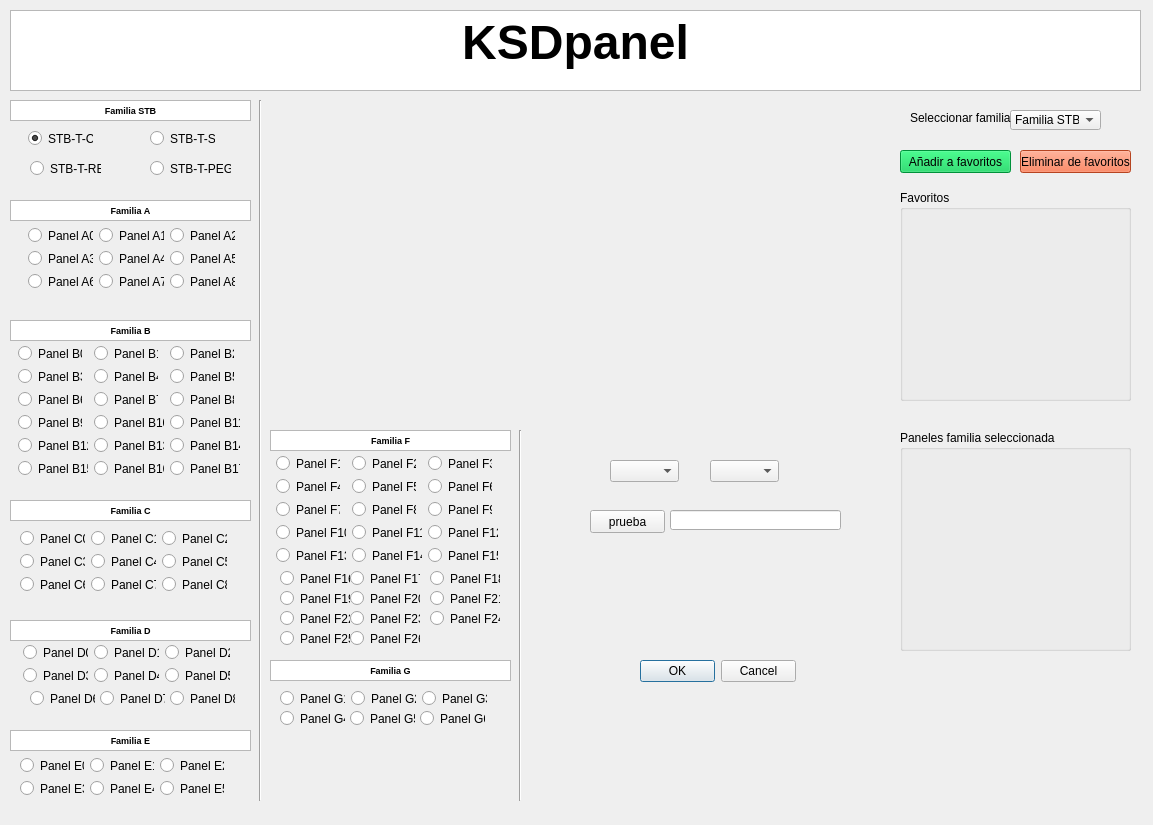
<?xml version="1.0" encoding="UTF-8"?>
<ui version="4.0">
 <class>MyPositionDialog</class>
 <widget class="QDialog" name="MyPositionDialog">
  <property name="geometry">
   <rect>
    <x>0</x>
    <y>0</y>
    <width>1153</width>
    <height>825</height>
   </rect>
  </property>
  <property name="windowTitle">
   <string>Enter Position</string>
  </property>
  <widget class="QDialogButtonBox" name="buttonBox">
   <property name="geometry">
    <rect>
     <x>640</x>
     <y>660</y>
     <width>156</width>
     <height>23</height>
    </rect>
   </property>
   <property name="orientation">
    <enum>Qt::Horizontal</enum>
   </property>
   <property name="standardButtons">
    <set>QDialogButtonBox::Cancel|QDialogButtonBox::Ok</set>
   </property>
  </widget>
  <widget class="QTextBrowser" name="textBrowser">
   <property name="geometry">
    <rect>
     <x>10</x>
     <y>10</y>
     <width>1131</width>
     <height>81</height>
    </rect>
   </property>
   <property name="html">
    <string>&lt;!DOCTYPE HTML PUBLIC &quot;-//W3C//DTD HTML 4.0//EN&quot; &quot;http://www.w3.org/TR/REC-html40/strict.dtd&quot;&gt;
&lt;html&gt;&lt;head&gt;&lt;meta name=&quot;qrichtext&quot; content=&quot;1&quot; /&gt;&lt;style type=&quot;text/css&quot;&gt;
p, li { white-space: pre-wrap; }
&lt;/style&gt;&lt;/head&gt;&lt;body style=&quot; font-family:'MS Shell Dlg 2'; font-size:8.25pt; font-weight:400; font-style:normal;&quot;&gt;
&lt;p align=&quot;center&quot; style=&quot; margin-top:0px; margin-bottom:0px; margin-left:0px; margin-right:0px; -qt-block-indent:0; text-indent:0px;&quot;&gt;&lt;span style=&quot; font-size:36pt; font-weight:600;&quot;&gt;KSDpanel&lt;/span&gt;&lt;/p&gt;&lt;/body&gt;&lt;/html&gt;</string>
   </property>
  </widget>
  <widget class="QComboBox" name="modeloPanelUI">
   <property name="geometry">
    <rect>
     <x>1010</x>
     <y>110</y>
     <width>91</width>
     <height>20</height>
    </rect>
   </property>
   <item>
    <property name="text">
     <string>Familia STB</string>
    </property>
   </item>
   <item>
    <property name="text">
     <string>Familia A</string>
    </property>
   </item>
   <item>
    <property name="text">
     <string>Familia B</string>
    </property>
   </item>
   <item>
    <property name="text">
     <string>Familia C</string>
    </property>
   </item>
   <item>
    <property name="text">
     <string>Familia D</string>
    </property>
   </item>
   <item>
    <property name="text">
     <string>Familia E</string>
    </property>
   </item>
   <item>
    <property name="text">
     <string>Familia F</string>
    </property>
   </item>
   <item>
    <property name="text">
     <string>Familia G</string>
    </property>
   </item>
  </widget>
  <widget class="Line" name="line_2">
   <property name="geometry">
    <rect>
     <x>250</x>
     <y>100</y>
     <width>20</width>
     <height>701</height>
    </rect>
   </property>
   <property name="orientation">
    <enum>Qt::Vertical</enum>
   </property>
  </widget>
  <widget class="QLabel" name="imagenPanelUI">
   <property name="geometry">
    <rect>
     <x>280</x>
     <y>110</y>
     <width>581</width>
     <height>311</height>
    </rect>
   </property>
   <property name="text">
    <string/>
   </property>
   <property name="pixmap">
    <pixmap>../../../../../../../Users/Desarrollo/Desktop/PANELES COMPOSITE/IMAGENES/Imagenes A/REF_AH.jpg</pixmap>
   </property>
   <property name="scaledContents">
    <bool>true</bool>
   </property>
   <property name="wordWrap">
    <bool>false</bool>
   </property>
   <property name="margin">
    <number>0</number>
   </property>
   <property name="openExternalLinks">
    <bool>false</bool>
   </property>
  </widget>
  <widget class="QLabel" name="label">
   <property name="geometry">
    <rect>
     <x>910</x>
     <y>110</y>
     <width>101</width>
     <height>16</height>
    </rect>
   </property>
   <property name="text">
    <string>Seleccionar familia:</string>
   </property>
  </widget>
  <widget class="QPushButton" name="anadirFavoritos">
   <property name="geometry">
    <rect>
     <x>900</x>
     <y>150</y>
     <width>111</width>
     <height>23</height>
    </rect>
   </property>
   <property name="styleSheet">
    <string notr="true">background-color: rgb(0, 203, 81);</string>
   </property>
   <property name="text">
    <string>Añadir a favoritos</string>
   </property>
  </widget>
  <widget class="QPushButton" name="eliminarFavoritos">
   <property name="geometry">
    <rect>
     <x>1020</x>
     <y>150</y>
     <width>111</width>
     <height>23</height>
    </rect>
   </property>
   <property name="styleSheet">
    <string notr="true">background-color: rgb(255, 95, 46);</string>
   </property>
   <property name="text">
    <string>Eliminar de favoritos</string>
   </property>
  </widget>
  <widget class="QGroupBox" name="groupBox_3">
   <property name="geometry">
    <rect>
     <x>900</x>
     <y>190</y>
     <width>231</width>
     <height>211</height>
    </rect>
   </property>
   <property name="title">
    <string>Favoritos</string>
   </property>
  </widget>
  <widget class="QGroupBox" name="groupBox_4">
   <property name="geometry">
    <rect>
     <x>900</x>
     <y>430</y>
     <width>231</width>
     <height>221</height>
    </rect>
   </property>
   <property name="title">
    <string>Paneles familia seleccionada</string>
   </property>
  </widget>
  <widget class="QTextBrowser" name="textBrowser_2">
   <property name="geometry">
    <rect>
     <x>10</x>
     <y>200</y>
     <width>241</width>
     <height>21</height>
    </rect>
   </property>
   <property name="readOnly">
    <bool>true</bool>
   </property>
   <property name="html">
    <string>&lt;!DOCTYPE HTML PUBLIC &quot;-//W3C//DTD HTML 4.0//EN&quot; &quot;http://www.w3.org/TR/REC-html40/strict.dtd&quot;&gt;
&lt;html&gt;&lt;head&gt;&lt;meta name=&quot;qrichtext&quot; content=&quot;1&quot; /&gt;&lt;style type=&quot;text/css&quot;&gt;
p, li { white-space: pre-wrap; }
&lt;/style&gt;&lt;/head&gt;&lt;body style=&quot; font-family:'MS Shell Dlg 2'; font-size:8.25pt; font-weight:400; font-style:normal;&quot;&gt;
&lt;p align=&quot;center&quot; style=&quot; margin-top:0px; margin-bottom:0px; margin-left:0px; margin-right:0px; -qt-block-indent:0; text-indent:0px;&quot;&gt;&lt;span style=&quot; font-size:7pt; font-weight:600;&quot;&gt;Familia A&lt;/span&gt;&lt;/p&gt;&lt;/body&gt;&lt;/html&gt;</string>
   </property>
  </widget>
  <widget class="QTextBrowser" name="textBrowser_3">
   <property name="geometry">
    <rect>
     <x>10</x>
     <y>320</y>
     <width>241</width>
     <height>21</height>
    </rect>
   </property>
   <property name="readOnly">
    <bool>true</bool>
   </property>
   <property name="html">
    <string>&lt;!DOCTYPE HTML PUBLIC &quot;-//W3C//DTD HTML 4.0//EN&quot; &quot;http://www.w3.org/TR/REC-html40/strict.dtd&quot;&gt;
&lt;html&gt;&lt;head&gt;&lt;meta name=&quot;qrichtext&quot; content=&quot;1&quot; /&gt;&lt;style type=&quot;text/css&quot;&gt;
p, li { white-space: pre-wrap; }
&lt;/style&gt;&lt;/head&gt;&lt;body style=&quot; font-family:'MS Shell Dlg 2'; font-size:8.25pt; font-weight:400; font-style:normal;&quot;&gt;
&lt;p align=&quot;center&quot; style=&quot; margin-top:0px; margin-bottom:0px; margin-left:0px; margin-right:0px; -qt-block-indent:0; text-indent:0px;&quot;&gt;&lt;span style=&quot; font-size:7pt; font-weight:600;&quot;&gt;Familia B&lt;/span&gt;&lt;/p&gt;&lt;/body&gt;&lt;/html&gt;</string>
   </property>
  </widget>
  <widget class="QTextBrowser" name="textBrowser_4">
   <property name="geometry">
    <rect>
     <x>10</x>
     <y>500</y>
     <width>241</width>
     <height>21</height>
    </rect>
   </property>
   <property name="readOnly">
    <bool>true</bool>
   </property>
   <property name="html">
    <string>&lt;!DOCTYPE HTML PUBLIC &quot;-//W3C//DTD HTML 4.0//EN&quot; &quot;http://www.w3.org/TR/REC-html40/strict.dtd&quot;&gt;
&lt;html&gt;&lt;head&gt;&lt;meta name=&quot;qrichtext&quot; content=&quot;1&quot; /&gt;&lt;style type=&quot;text/css&quot;&gt;
p, li { white-space: pre-wrap; }
&lt;/style&gt;&lt;/head&gt;&lt;body style=&quot; font-family:'MS Shell Dlg 2'; font-size:8.25pt; font-weight:400; font-style:normal;&quot;&gt;
&lt;p align=&quot;center&quot; style=&quot; margin-top:0px; margin-bottom:0px; margin-left:0px; margin-right:0px; -qt-block-indent:0; text-indent:0px;&quot;&gt;&lt;span style=&quot; font-size:7pt; font-weight:600;&quot;&gt;Familia C&lt;/span&gt;&lt;/p&gt;&lt;/body&gt;&lt;/html&gt;</string>
   </property>
  </widget>
  <widget class="QTextBrowser" name="textBrowser_5">
   <property name="geometry">
    <rect>
     <x>10</x>
     <y>620</y>
     <width>241</width>
     <height>21</height>
    </rect>
   </property>
   <property name="readOnly">
    <bool>true</bool>
   </property>
   <property name="html">
    <string>&lt;!DOCTYPE HTML PUBLIC &quot;-//W3C//DTD HTML 4.0//EN&quot; &quot;http://www.w3.org/TR/REC-html40/strict.dtd&quot;&gt;
&lt;html&gt;&lt;head&gt;&lt;meta name=&quot;qrichtext&quot; content=&quot;1&quot; /&gt;&lt;style type=&quot;text/css&quot;&gt;
p, li { white-space: pre-wrap; }
&lt;/style&gt;&lt;/head&gt;&lt;body style=&quot; font-family:'MS Shell Dlg 2'; font-size:8.25pt; font-weight:400; font-style:normal;&quot;&gt;
&lt;p align=&quot;center&quot; style=&quot; margin-top:0px; margin-bottom:0px; margin-left:0px; margin-right:0px; -qt-block-indent:0; text-indent:0px;&quot;&gt;&lt;span style=&quot; font-size:7pt; font-weight:600;&quot;&gt;Familia D&lt;/span&gt;&lt;/p&gt;&lt;/body&gt;&lt;/html&gt;</string>
   </property>
  </widget>
  <widget class="QTextBrowser" name="textBrowser_6">
   <property name="geometry">
    <rect>
     <x>10</x>
     <y>730</y>
     <width>241</width>
     <height>21</height>
    </rect>
   </property>
   <property name="readOnly">
    <bool>true</bool>
   </property>
   <property name="html">
    <string>&lt;!DOCTYPE HTML PUBLIC &quot;-//W3C//DTD HTML 4.0//EN&quot; &quot;http://www.w3.org/TR/REC-html40/strict.dtd&quot;&gt;
&lt;html&gt;&lt;head&gt;&lt;meta name=&quot;qrichtext&quot; content=&quot;1&quot; /&gt;&lt;style type=&quot;text/css&quot;&gt;
p, li { white-space: pre-wrap; }
&lt;/style&gt;&lt;/head&gt;&lt;body style=&quot; font-family:'MS Shell Dlg 2'; font-size:8.25pt; font-weight:400; font-style:normal;&quot;&gt;
&lt;p align=&quot;center&quot; style=&quot; margin-top:0px; margin-bottom:0px; margin-left:0px; margin-right:0px; -qt-block-indent:0; text-indent:0px;&quot;&gt;&lt;span style=&quot; font-size:7pt; font-weight:600;&quot;&gt;Familia E&lt;/span&gt;&lt;/p&gt;&lt;/body&gt;&lt;/html&gt;</string>
   </property>
  </widget>
  <widget class="QTextBrowser" name="textBrowser_7">
   <property name="geometry">
    <rect>
     <x>270</x>
     <y>430</y>
     <width>241</width>
     <height>21</height>
    </rect>
   </property>
   <property name="readOnly">
    <bool>true</bool>
   </property>
   <property name="html">
    <string>&lt;!DOCTYPE HTML PUBLIC &quot;-//W3C//DTD HTML 4.0//EN&quot; &quot;http://www.w3.org/TR/REC-html40/strict.dtd&quot;&gt;
&lt;html&gt;&lt;head&gt;&lt;meta name=&quot;qrichtext&quot; content=&quot;1&quot; /&gt;&lt;style type=&quot;text/css&quot;&gt;
p, li { white-space: pre-wrap; }
&lt;/style&gt;&lt;/head&gt;&lt;body style=&quot; font-family:'MS Shell Dlg 2'; font-size:8.25pt; font-weight:400; font-style:normal;&quot;&gt;
&lt;p align=&quot;center&quot; style=&quot; margin-top:0px; margin-bottom:0px; margin-left:0px; margin-right:0px; -qt-block-indent:0; text-indent:0px;&quot;&gt;&lt;span style=&quot; font-size:7pt; font-weight:600;&quot;&gt;Familia F&lt;/span&gt;&lt;/p&gt;&lt;/body&gt;&lt;/html&gt;</string>
   </property>
  </widget>
  <widget class="QTextBrowser" name="textBrowser_8">
   <property name="geometry">
    <rect>
     <x>270</x>
     <y>660</y>
     <width>241</width>
     <height>21</height>
    </rect>
   </property>
   <property name="readOnly">
    <bool>true</bool>
   </property>
   <property name="html">
    <string>&lt;!DOCTYPE HTML PUBLIC &quot;-//W3C//DTD HTML 4.0//EN&quot; &quot;http://www.w3.org/TR/REC-html40/strict.dtd&quot;&gt;
&lt;html&gt;&lt;head&gt;&lt;meta name=&quot;qrichtext&quot; content=&quot;1&quot; /&gt;&lt;style type=&quot;text/css&quot;&gt;
p, li { white-space: pre-wrap; }
&lt;/style&gt;&lt;/head&gt;&lt;body style=&quot; font-family:'MS Shell Dlg 2'; font-size:8.25pt; font-weight:400; font-style:normal;&quot;&gt;
&lt;p align=&quot;center&quot; style=&quot; margin-top:0px; margin-bottom:0px; margin-left:0px; margin-right:0px; -qt-block-indent:0; text-indent:0px;&quot;&gt;&lt;span style=&quot; font-size:7pt; font-weight:600;&quot;&gt;Familia G&lt;/span&gt;&lt;/p&gt;&lt;/body&gt;&lt;/html&gt;</string>
   </property>
  </widget>
  <widget class="QRadioButton" name="modeloPanelC6">
   <property name="geometry">
    <rect>
     <x>20</x>
     <y>576</y>
     <width>65</width>
     <height>17</height>
    </rect>
   </property>
   <property name="text">
    <string>Panel C6</string>
   </property>
  </widget>
  <widget class="QRadioButton" name="modeloPanelC4">
   <property name="geometry">
    <rect>
     <x>91</x>
     <y>553</y>
     <width>65</width>
     <height>17</height>
    </rect>
   </property>
   <property name="text">
    <string>Panel C4</string>
   </property>
  </widget>
  <widget class="QRadioButton" name="modeloPanelC2">
   <property name="geometry">
    <rect>
     <x>162</x>
     <y>530</y>
     <width>65</width>
     <height>17</height>
    </rect>
   </property>
   <property name="text">
    <string>Panel C2</string>
   </property>
  </widget>
  <widget class="QRadioButton" name="modeloPanelC3">
   <property name="geometry">
    <rect>
     <x>20</x>
     <y>553</y>
     <width>65</width>
     <height>17</height>
    </rect>
   </property>
   <property name="text">
    <string>Panel C3</string>
   </property>
  </widget>
  <widget class="QRadioButton" name="modeloPanelC5">
   <property name="geometry">
    <rect>
     <x>162</x>
     <y>553</y>
     <width>65</width>
     <height>17</height>
    </rect>
   </property>
   <property name="text">
    <string>Panel C5</string>
   </property>
  </widget>
  <widget class="QRadioButton" name="modeloPanelC8">
   <property name="geometry">
    <rect>
     <x>162</x>
     <y>576</y>
     <width>65</width>
     <height>17</height>
    </rect>
   </property>
   <property name="text">
    <string>Panel C8</string>
   </property>
   <property name="autoRepeat">
    <bool>false</bool>
   </property>
  </widget>
  <widget class="QRadioButton" name="modeloPanelC1">
   <property name="geometry">
    <rect>
     <x>91</x>
     <y>530</y>
     <width>65</width>
     <height>17</height>
    </rect>
   </property>
   <property name="text">
    <string>Panel C1</string>
   </property>
  </widget>
  <widget class="QRadioButton" name="modeloPanelC7">
   <property name="geometry">
    <rect>
     <x>91</x>
     <y>576</y>
     <width>65</width>
     <height>17</height>
    </rect>
   </property>
   <property name="text">
    <string>Panel C7</string>
   </property>
  </widget>
  <widget class="QRadioButton" name="modeloPanelC0">
   <property name="geometry">
    <rect>
     <x>20</x>
     <y>530</y>
     <width>65</width>
     <height>17</height>
    </rect>
   </property>
   <property name="toolTip">
    <string>&lt;html&gt;&lt;head/&gt;&lt;body&gt;&lt;p&gt;&lt;br/&gt;&lt;/p&gt;&lt;/body&gt;&lt;/html&gt;</string>
   </property>
   <property name="text">
    <string>Panel C0</string>
   </property>
  </widget>
  <widget class="QRadioButton" name="modeloPanelE4">
   <property name="geometry">
    <rect>
     <x>90</x>
     <y>780</y>
     <width>64</width>
     <height>17</height>
    </rect>
   </property>
   <property name="text">
    <string>Panel E4</string>
   </property>
  </widget>
  <widget class="QRadioButton" name="modeloPanelE2">
   <property name="geometry">
    <rect>
     <x>160</x>
     <y>757</y>
     <width>64</width>
     <height>17</height>
    </rect>
   </property>
   <property name="text">
    <string>Panel E2</string>
   </property>
  </widget>
  <widget class="QRadioButton" name="modeloPanelE0">
   <property name="geometry">
    <rect>
     <x>20</x>
     <y>757</y>
     <width>64</width>
     <height>17</height>
    </rect>
   </property>
   <property name="toolTip">
    <string>&lt;html&gt;&lt;head/&gt;&lt;body&gt;&lt;p&gt;&lt;br/&gt;&lt;/p&gt;&lt;/body&gt;&lt;/html&gt;</string>
   </property>
   <property name="text">
    <string>Panel E0</string>
   </property>
  </widget>
  <widget class="QRadioButton" name="modeloPanelE1">
   <property name="geometry">
    <rect>
     <x>90</x>
     <y>757</y>
     <width>64</width>
     <height>17</height>
    </rect>
   </property>
   <property name="text">
    <string>Panel E1</string>
   </property>
  </widget>
  <widget class="QRadioButton" name="modeloPanelE3">
   <property name="geometry">
    <rect>
     <x>20</x>
     <y>780</y>
     <width>64</width>
     <height>17</height>
    </rect>
   </property>
   <property name="text">
    <string>Panel E3</string>
   </property>
  </widget>
  <widget class="QRadioButton" name="modeloPanelE5">
   <property name="geometry">
    <rect>
     <x>160</x>
     <y>780</y>
     <width>64</width>
     <height>17</height>
    </rect>
   </property>
   <property name="text">
    <string>Panel E5</string>
   </property>
  </widget>
  <widget class="QRadioButton" name="modeloPanelD4">
   <property name="geometry">
    <rect>
     <x>94</x>
     <y>667</y>
     <width>65</width>
     <height>17</height>
    </rect>
   </property>
   <property name="text">
    <string>Panel D4</string>
   </property>
  </widget>
  <widget class="QRadioButton" name="modeloPanelD2">
   <property name="geometry">
    <rect>
     <x>165</x>
     <y>644</y>
     <width>65</width>
     <height>17</height>
    </rect>
   </property>
   <property name="text">
    <string>Panel D2</string>
   </property>
  </widget>
  <widget class="QRadioButton" name="modeloPanelD0">
   <property name="geometry">
    <rect>
     <x>23</x>
     <y>644</y>
     <width>65</width>
     <height>17</height>
    </rect>
   </property>
   <property name="toolTip">
    <string>&lt;html&gt;&lt;head/&gt;&lt;body&gt;&lt;p&gt;&lt;br/&gt;&lt;/p&gt;&lt;/body&gt;&lt;/html&gt;</string>
   </property>
   <property name="text">
    <string>Panel D0</string>
   </property>
  </widget>
  <widget class="QRadioButton" name="modeloPanelD1">
   <property name="geometry">
    <rect>
     <x>94</x>
     <y>644</y>
     <width>65</width>
     <height>17</height>
    </rect>
   </property>
   <property name="text">
    <string>Panel D1</string>
   </property>
  </widget>
  <widget class="QRadioButton" name="modeloPanelD3">
   <property name="geometry">
    <rect>
     <x>23</x>
     <y>667</y>
     <width>65</width>
     <height>17</height>
    </rect>
   </property>
   <property name="text">
    <string>Panel D3</string>
   </property>
  </widget>
  <widget class="QRadioButton" name="modeloPanelD5">
   <property name="geometry">
    <rect>
     <x>165</x>
     <y>667</y>
     <width>65</width>
     <height>17</height>
    </rect>
   </property>
   <property name="text">
    <string>Panel D5</string>
   </property>
  </widget>
  <widget class="QRadioButton" name="modeloPanelD6">
   <property name="geometry">
    <rect>
     <x>30</x>
     <y>690</y>
     <width>65</width>
     <height>17</height>
    </rect>
   </property>
   <property name="text">
    <string>Panel D6</string>
   </property>
  </widget>
  <widget class="QRadioButton" name="modeloPanelD7">
   <property name="geometry">
    <rect>
     <x>100</x>
     <y>690</y>
     <width>65</width>
     <height>17</height>
    </rect>
   </property>
   <property name="text">
    <string>Panel D7</string>
   </property>
  </widget>
  <widget class="QRadioButton" name="modeloPanelG2">
   <property name="geometry">
    <rect>
     <x>351</x>
     <y>690</y>
     <width>65</width>
     <height>17</height>
    </rect>
   </property>
   <property name="text">
    <string>Panel G2</string>
   </property>
  </widget>
  <widget class="QRadioButton" name="modeloPanelG5">
   <property name="geometry">
    <rect>
     <x>350</x>
     <y>710</y>
     <width>65</width>
     <height>17</height>
    </rect>
   </property>
   <property name="text">
    <string>Panel G5</string>
   </property>
  </widget>
  <widget class="QRadioButton" name="modeloPanelG3">
   <property name="geometry">
    <rect>
     <x>422</x>
     <y>690</y>
     <width>65</width>
     <height>17</height>
    </rect>
   </property>
   <property name="text">
    <string>Panel G3</string>
   </property>
  </widget>
  <widget class="QRadioButton" name="modeloPanelG1">
   <property name="geometry">
    <rect>
     <x>280</x>
     <y>690</y>
     <width>65</width>
     <height>17</height>
    </rect>
   </property>
   <property name="text">
    <string>Panel G1</string>
   </property>
  </widget>
  <widget class="QRadioButton" name="modeloPanelG4">
   <property name="geometry">
    <rect>
     <x>280</x>
     <y>710</y>
     <width>65</width>
     <height>17</height>
    </rect>
   </property>
   <property name="text">
    <string>Panel G4</string>
   </property>
  </widget>
  <widget class="QRadioButton" name="modeloPanelF1">
   <property name="geometry">
    <rect>
     <x>276</x>
     <y>455</y>
     <width>64</width>
     <height>17</height>
    </rect>
   </property>
   <property name="toolTip">
    <string>&lt;html&gt;&lt;head/&gt;&lt;body&gt;&lt;p&gt;&lt;br/&gt;&lt;/p&gt;&lt;/body&gt;&lt;/html&gt;</string>
   </property>
   <property name="text">
    <string>Panel F1</string>
   </property>
  </widget>
  <widget class="QRadioButton" name="modeloPanelF5">
   <property name="geometry">
    <rect>
     <x>352</x>
     <y>478</y>
     <width>64</width>
     <height>17</height>
    </rect>
   </property>
   <property name="text">
    <string>Panel F5</string>
   </property>
  </widget>
  <widget class="QRadioButton" name="modeloPanelF3">
   <property name="geometry">
    <rect>
     <x>428</x>
     <y>455</y>
     <width>64</width>
     <height>17</height>
    </rect>
   </property>
   <property name="text">
    <string>Panel F3</string>
   </property>
  </widget>
  <widget class="QRadioButton" name="modeloPanelF2">
   <property name="geometry">
    <rect>
     <x>352</x>
     <y>455</y>
     <width>64</width>
     <height>17</height>
    </rect>
   </property>
   <property name="text">
    <string>Panel F2</string>
   </property>
  </widget>
  <widget class="QRadioButton" name="modeloPanelF4">
   <property name="geometry">
    <rect>
     <x>276</x>
     <y>478</y>
     <width>64</width>
     <height>17</height>
    </rect>
   </property>
   <property name="text">
    <string>Panel F4</string>
   </property>
  </widget>
  <widget class="QRadioButton" name="modeloPanelF6">
   <property name="geometry">
    <rect>
     <x>428</x>
     <y>478</y>
     <width>64</width>
     <height>17</height>
    </rect>
   </property>
   <property name="text">
    <string>Panel F6</string>
   </property>
  </widget>
  <widget class="QRadioButton" name="modeloPanelF7">
   <property name="geometry">
    <rect>
     <x>276</x>
     <y>501</y>
     <width>64</width>
     <height>17</height>
    </rect>
   </property>
   <property name="text">
    <string>Panel F7</string>
   </property>
  </widget>
  <widget class="QRadioButton" name="modeloPanelF8">
   <property name="geometry">
    <rect>
     <x>352</x>
     <y>501</y>
     <width>64</width>
     <height>17</height>
    </rect>
   </property>
   <property name="text">
    <string>Panel F8</string>
   </property>
  </widget>
  <widget class="QRadioButton" name="modeloPanelF9">
   <property name="geometry">
    <rect>
     <x>428</x>
     <y>501</y>
     <width>64</width>
     <height>17</height>
    </rect>
   </property>
   <property name="text">
    <string>Panel F9</string>
   </property>
  </widget>
  <widget class="QRadioButton" name="modeloPanelF10">
   <property name="geometry">
    <rect>
     <x>276</x>
     <y>524</y>
     <width>70</width>
     <height>17</height>
    </rect>
   </property>
   <property name="text">
    <string>Panel F10</string>
   </property>
  </widget>
  <widget class="QRadioButton" name="modeloPanelF11">
   <property name="geometry">
    <rect>
     <x>352</x>
     <y>524</y>
     <width>70</width>
     <height>17</height>
    </rect>
   </property>
   <property name="text">
    <string>Panel F11</string>
   </property>
  </widget>
  <widget class="QRadioButton" name="modeloPanelF12">
   <property name="geometry">
    <rect>
     <x>428</x>
     <y>524</y>
     <width>70</width>
     <height>17</height>
    </rect>
   </property>
   <property name="text">
    <string>Panel F12</string>
   </property>
  </widget>
  <widget class="QRadioButton" name="modeloPanelF13">
   <property name="geometry">
    <rect>
     <x>276</x>
     <y>547</y>
     <width>70</width>
     <height>17</height>
    </rect>
   </property>
   <property name="text">
    <string>Panel F13</string>
   </property>
  </widget>
  <widget class="QRadioButton" name="modeloPanelF14">
   <property name="geometry">
    <rect>
     <x>352</x>
     <y>547</y>
     <width>70</width>
     <height>17</height>
    </rect>
   </property>
   <property name="text">
    <string>Panel F14</string>
   </property>
  </widget>
  <widget class="QRadioButton" name="modeloPanelF15">
   <property name="geometry">
    <rect>
     <x>428</x>
     <y>547</y>
     <width>70</width>
     <height>17</height>
    </rect>
   </property>
   <property name="text">
    <string>Panel F15</string>
   </property>
  </widget>
  <widget class="QRadioButton" name="modeloPanelF16">
   <property name="geometry">
    <rect>
     <x>280</x>
     <y>570</y>
     <width>70</width>
     <height>17</height>
    </rect>
   </property>
   <property name="text">
    <string>Panel F16</string>
   </property>
  </widget>
  <widget class="QRadioButton" name="modeloPanelF17">
   <property name="geometry">
    <rect>
     <x>350</x>
     <y>570</y>
     <width>70</width>
     <height>17</height>
    </rect>
   </property>
   <property name="text">
    <string>Panel F17</string>
   </property>
  </widget>
  <widget class="QRadioButton" name="modeloPanelB4">
   <property name="geometry">
    <rect>
     <x>94</x>
     <y>368</y>
     <width>64</width>
     <height>17</height>
    </rect>
   </property>
   <property name="text">
    <string>Panel B4</string>
   </property>
  </widget>
  <widget class="QRadioButton" name="modeloPanelB2">
   <property name="geometry">
    <rect>
     <x>170</x>
     <y>345</y>
     <width>64</width>
     <height>17</height>
    </rect>
   </property>
   <property name="text">
    <string>Panel B2</string>
   </property>
  </widget>
  <widget class="QRadioButton" name="modeloPanelB0">
   <property name="geometry">
    <rect>
     <x>18</x>
     <y>345</y>
     <width>64</width>
     <height>17</height>
    </rect>
   </property>
   <property name="toolTip">
    <string>&lt;html&gt;&lt;head/&gt;&lt;body&gt;&lt;p&gt;&lt;br/&gt;&lt;/p&gt;&lt;/body&gt;&lt;/html&gt;</string>
   </property>
   <property name="text">
    <string>Panel B0</string>
   </property>
  </widget>
  <widget class="QRadioButton" name="modeloPanelB1">
   <property name="geometry">
    <rect>
     <x>94</x>
     <y>345</y>
     <width>64</width>
     <height>17</height>
    </rect>
   </property>
   <property name="text">
    <string>Panel B1</string>
   </property>
  </widget>
  <widget class="QRadioButton" name="modeloPanelB3">
   <property name="geometry">
    <rect>
     <x>18</x>
     <y>368</y>
     <width>64</width>
     <height>17</height>
    </rect>
   </property>
   <property name="text">
    <string>Panel B3</string>
   </property>
  </widget>
  <widget class="QRadioButton" name="modeloPanelB5">
   <property name="geometry">
    <rect>
     <x>170</x>
     <y>368</y>
     <width>64</width>
     <height>17</height>
    </rect>
   </property>
   <property name="text">
    <string>Panel B5</string>
   </property>
  </widget>
  <widget class="QRadioButton" name="modeloPanelB6">
   <property name="geometry">
    <rect>
     <x>18</x>
     <y>391</y>
     <width>64</width>
     <height>17</height>
    </rect>
   </property>
   <property name="text">
    <string>Panel B6</string>
   </property>
  </widget>
  <widget class="QRadioButton" name="modeloPanelB7">
   <property name="geometry">
    <rect>
     <x>94</x>
     <y>391</y>
     <width>64</width>
     <height>17</height>
    </rect>
   </property>
   <property name="text">
    <string>Panel B7</string>
   </property>
  </widget>
  <widget class="QRadioButton" name="modeloPanelB8">
   <property name="geometry">
    <rect>
     <x>170</x>
     <y>391</y>
     <width>64</width>
     <height>17</height>
    </rect>
   </property>
   <property name="text">
    <string>Panel B8</string>
   </property>
  </widget>
  <widget class="QRadioButton" name="modeloPanelB9">
   <property name="geometry">
    <rect>
     <x>18</x>
     <y>414</y>
     <width>64</width>
     <height>17</height>
    </rect>
   </property>
   <property name="toolTip">
    <string>&lt;html&gt;&lt;head/&gt;&lt;body&gt;&lt;p&gt;&lt;br/&gt;&lt;/p&gt;&lt;/body&gt;&lt;/html&gt;</string>
   </property>
   <property name="text">
    <string>Panel B9</string>
   </property>
  </widget>
  <widget class="QRadioButton" name="modeloPanelB10">
   <property name="geometry">
    <rect>
     <x>94</x>
     <y>414</y>
     <width>70</width>
     <height>17</height>
    </rect>
   </property>
   <property name="text">
    <string>Panel B10</string>
   </property>
  </widget>
  <widget class="QRadioButton" name="modeloPanelB11">
   <property name="geometry">
    <rect>
     <x>170</x>
     <y>414</y>
     <width>70</width>
     <height>17</height>
    </rect>
   </property>
   <property name="text">
    <string>Panel B11</string>
   </property>
  </widget>
  <widget class="QRadioButton" name="modeloPanelB12">
   <property name="geometry">
    <rect>
     <x>18</x>
     <y>437</y>
     <width>70</width>
     <height>17</height>
    </rect>
   </property>
   <property name="text">
    <string>Panel B12</string>
   </property>
  </widget>
  <widget class="QRadioButton" name="modeloPanelB13">
   <property name="geometry">
    <rect>
     <x>94</x>
     <y>437</y>
     <width>70</width>
     <height>17</height>
    </rect>
   </property>
   <property name="text">
    <string>Panel B13</string>
   </property>
  </widget>
  <widget class="QRadioButton" name="modeloPanelB14">
   <property name="geometry">
    <rect>
     <x>170</x>
     <y>437</y>
     <width>70</width>
     <height>17</height>
    </rect>
   </property>
   <property name="text">
    <string>Panel B14</string>
   </property>
  </widget>
  <widget class="QRadioButton" name="modeloPanelB15">
   <property name="geometry">
    <rect>
     <x>18</x>
     <y>460</y>
     <width>70</width>
     <height>17</height>
    </rect>
   </property>
   <property name="text">
    <string>Panel B15</string>
   </property>
  </widget>
  <widget class="QRadioButton" name="modeloPanelB16">
   <property name="geometry">
    <rect>
     <x>94</x>
     <y>460</y>
     <width>70</width>
     <height>17</height>
    </rect>
   </property>
   <property name="text">
    <string>Panel B16</string>
   </property>
  </widget>
  <widget class="QRadioButton" name="modeloPanelB17">
   <property name="geometry">
    <rect>
     <x>170</x>
     <y>460</y>
     <width>70</width>
     <height>17</height>
    </rect>
   </property>
   <property name="text">
    <string>Panel B17</string>
   </property>
  </widget>
  <widget class="QRadioButton" name="modeloPanelA2">
   <property name="geometry">
    <rect>
     <x>170</x>
     <y>227</y>
     <width>65</width>
     <height>17</height>
    </rect>
   </property>
   <property name="text">
    <string>Panel A2</string>
   </property>
  </widget>
  <widget class="QRadioButton" name="modeloPanelA4">
   <property name="geometry">
    <rect>
     <x>99</x>
     <y>250</y>
     <width>65</width>
     <height>17</height>
    </rect>
   </property>
   <property name="text">
    <string>Panel A4</string>
   </property>
  </widget>
  <widget class="QRadioButton" name="modeloPanelA0">
   <property name="geometry">
    <rect>
     <x>28</x>
     <y>227</y>
     <width>65</width>
     <height>17</height>
    </rect>
   </property>
   <property name="toolTip">
    <string>&lt;html&gt;&lt;head/&gt;&lt;body&gt;&lt;p&gt;&lt;br/&gt;&lt;/p&gt;&lt;/body&gt;&lt;/html&gt;</string>
   </property>
   <property name="text">
    <string>Panel A0</string>
   </property>
   <property name="checked">
    <bool>false</bool>
   </property>
  </widget>
  <widget class="QRadioButton" name="modeloPanelA1">
   <property name="geometry">
    <rect>
     <x>99</x>
     <y>227</y>
     <width>65</width>
     <height>17</height>
    </rect>
   </property>
   <property name="text">
    <string>Panel A1</string>
   </property>
  </widget>
  <widget class="QRadioButton" name="modeloPanelA6">
   <property name="geometry">
    <rect>
     <x>28</x>
     <y>273</y>
     <width>65</width>
     <height>17</height>
    </rect>
   </property>
   <property name="text">
    <string>Panel A6</string>
   </property>
  </widget>
  <widget class="QRadioButton" name="modeloPanelA7">
   <property name="geometry">
    <rect>
     <x>99</x>
     <y>273</y>
     <width>65</width>
     <height>17</height>
    </rect>
   </property>
   <property name="text">
    <string>Panel A7</string>
   </property>
  </widget>
  <widget class="QRadioButton" name="modeloPanelA8">
   <property name="geometry">
    <rect>
     <x>170</x>
     <y>273</y>
     <width>65</width>
     <height>17</height>
    </rect>
   </property>
   <property name="text">
    <string>Panel A8</string>
   </property>
  </widget>
  <widget class="QRadioButton" name="modeloPanelA3">
   <property name="geometry">
    <rect>
     <x>28</x>
     <y>250</y>
     <width>65</width>
     <height>17</height>
    </rect>
   </property>
   <property name="text">
    <string>Panel A3</string>
   </property>
  </widget>
  <widget class="QRadioButton" name="modeloPanelA5">
   <property name="geometry">
    <rect>
     <x>170</x>
     <y>250</y>
     <width>65</width>
     <height>17</height>
    </rect>
   </property>
   <property name="text">
    <string>Panel A5</string>
   </property>
  </widget>
  <widget class="QComboBox" name="prueba123">
   <property name="geometry">
    <rect>
     <x>610</x>
     <y>460</y>
     <width>69</width>
     <height>22</height>
    </rect>
   </property>
  </widget>
  <widget class="QComboBox" name="prueba456">
   <property name="geometry">
    <rect>
     <x>710</x>
     <y>460</y>
     <width>69</width>
     <height>22</height>
    </rect>
   </property>
  </widget>
  <widget class="QLineEdit" name="textoSalida">
   <property name="geometry">
    <rect>
     <x>670</x>
     <y>510</y>
     <width>171</width>
     <height>20</height>
    </rect>
   </property>
   <property name="readOnly">
    <bool>true</bool>
   </property>
  </widget>
  <widget class="QPushButton" name="pushButton">
   <property name="geometry">
    <rect>
     <x>590</x>
     <y>510</y>
     <width>75</width>
     <height>23</height>
    </rect>
   </property>
   <property name="text">
    <string>prueba</string>
   </property>
  </widget>
  <widget class="QTextBrowser" name="textBrowser_9">
   <property name="geometry">
    <rect>
     <x>10</x>
     <y>100</y>
     <width>241</width>
     <height>21</height>
    </rect>
   </property>
   <property name="readOnly">
    <bool>true</bool>
   </property>
   <property name="html">
    <string>&lt;!DOCTYPE HTML PUBLIC &quot;-//W3C//DTD HTML 4.0//EN&quot; &quot;http://www.w3.org/TR/REC-html40/strict.dtd&quot;&gt;
&lt;html&gt;&lt;head&gt;&lt;meta name=&quot;qrichtext&quot; content=&quot;1&quot; /&gt;&lt;style type=&quot;text/css&quot;&gt;
p, li { white-space: pre-wrap; }
&lt;/style&gt;&lt;/head&gt;&lt;body style=&quot; font-family:'MS Shell Dlg 2'; font-size:8.25pt; font-weight:400; font-style:normal;&quot;&gt;
&lt;p align=&quot;center&quot; style=&quot; margin-top:0px; margin-bottom:0px; margin-left:0px; margin-right:0px; -qt-block-indent:0; text-indent:0px;&quot;&gt;&lt;span style=&quot; font-size:7pt; font-weight:600;&quot;&gt;Familia STB&lt;/span&gt;&lt;/p&gt;&lt;/body&gt;&lt;/html&gt;</string>
   </property>
  </widget>
  <widget class="QRadioButton" name="modeloPanelCH">
   <property name="geometry">
    <rect>
     <x>28</x>
     <y>130</y>
     <width>65</width>
     <height>17</height>
    </rect>
   </property>
   <property name="toolTip">
    <string>&lt;html&gt;&lt;head/&gt;&lt;body&gt;&lt;p&gt;&lt;br/&gt;&lt;/p&gt;&lt;/body&gt;&lt;/html&gt;</string>
   </property>
   <property name="text">
    <string>STB-T-CH</string>
   </property>
   <property name="checked">
    <bool>true</bool>
   </property>
  </widget>
  <widget class="QRadioButton" name="modeloPanelSZ">
   <property name="geometry">
    <rect>
     <x>150</x>
     <y>130</y>
     <width>65</width>
     <height>17</height>
    </rect>
   </property>
   <property name="text">
    <string>STB-T-SZ</string>
   </property>
  </widget>
  <widget class="QRadioButton" name="modeloPanelPEG">
   <property name="geometry">
    <rect>
     <x>150</x>
     <y>160</y>
     <width>81</width>
     <height>17</height>
    </rect>
   </property>
   <property name="text">
    <string>STB-T-PEG</string>
   </property>
  </widget>
  <widget class="QRadioButton" name="modeloPanelREM">
   <property name="geometry">
    <rect>
     <x>30</x>
     <y>160</y>
     <width>71</width>
     <height>17</height>
    </rect>
   </property>
   <property name="text">
    <string>STB-T-REM</string>
   </property>
  </widget>
  <widget class="Line" name="line_3">
   <property name="geometry">
    <rect>
     <x>510</x>
     <y>430</y>
     <width>20</width>
     <height>371</height>
    </rect>
   </property>
   <property name="orientation">
    <enum>Qt::Vertical</enum>
   </property>
  </widget>
  <widget class="QRadioButton" name="modeloPanelF18">
   <property name="geometry">
    <rect>
     <x>430</x>
     <y>570</y>
     <width>70</width>
     <height>17</height>
    </rect>
   </property>
   <property name="text">
    <string>Panel F18</string>
   </property>
  </widget>
  <widget class="QRadioButton" name="modeloPanelF19">
   <property name="geometry">
    <rect>
     <x>280</x>
     <y>590</y>
     <width>70</width>
     <height>17</height>
    </rect>
   </property>
   <property name="text">
    <string>Panel F19</string>
   </property>
  </widget>
  <widget class="QRadioButton" name="modeloPanelF20">
   <property name="geometry">
    <rect>
     <x>350</x>
     <y>590</y>
     <width>70</width>
     <height>17</height>
    </rect>
   </property>
   <property name="text">
    <string>Panel F20</string>
   </property>
  </widget>
  <widget class="QRadioButton" name="modeloPanelF21">
   <property name="geometry">
    <rect>
     <x>430</x>
     <y>590</y>
     <width>70</width>
     <height>17</height>
    </rect>
   </property>
   <property name="text">
    <string>Panel F21</string>
   </property>
  </widget>
  <widget class="QRadioButton" name="modeloPanelF22">
   <property name="geometry">
    <rect>
     <x>280</x>
     <y>610</y>
     <width>70</width>
     <height>17</height>
    </rect>
   </property>
   <property name="text">
    <string>Panel F22</string>
   </property>
  </widget>
  <widget class="QRadioButton" name="modeloPanelF23">
   <property name="geometry">
    <rect>
     <x>350</x>
     <y>610</y>
     <width>70</width>
     <height>17</height>
    </rect>
   </property>
   <property name="text">
    <string>Panel F23</string>
   </property>
  </widget>
  <widget class="QRadioButton" name="modeloPanelF24">
   <property name="geometry">
    <rect>
     <x>430</x>
     <y>610</y>
     <width>70</width>
     <height>17</height>
    </rect>
   </property>
   <property name="text">
    <string>Panel F24</string>
   </property>
  </widget>
  <widget class="QRadioButton" name="modeloPanelF25">
   <property name="geometry">
    <rect>
     <x>280</x>
     <y>630</y>
     <width>70</width>
     <height>17</height>
    </rect>
   </property>
   <property name="text">
    <string>Panel F25</string>
   </property>
  </widget>
  <widget class="QRadioButton" name="modeloPanelG6">
   <property name="geometry">
    <rect>
     <x>420</x>
     <y>710</y>
     <width>65</width>
     <height>17</height>
    </rect>
   </property>
   <property name="text">
    <string>Panel G6</string>
   </property>
  </widget>
  <widget class="QRadioButton" name="modeloPanelD8">
   <property name="geometry">
    <rect>
     <x>170</x>
     <y>690</y>
     <width>65</width>
     <height>17</height>
    </rect>
   </property>
   <property name="text">
    <string>Panel D8</string>
   </property>
  </widget>
  <widget class="QRadioButton" name="modeloPanelF26">
   <property name="geometry">
    <rect>
     <x>350</x>
     <y>630</y>
     <width>70</width>
     <height>17</height>
    </rect>
   </property>
   <property name="text">
    <string>Panel F26</string>
   </property>
  </widget>
 </widget>
 <resources/>
 <connections>
  <connection>
   <sender>buttonBox</sender>
   <signal>accepted()</signal>
   <receiver>MyPositionDialog</receiver>
   <slot>accept()</slot>
   <hints>
    <hint type="sourcelabel">
     <x>248</x>
     <y>254</y>
    </hint>
    <hint type="destinationlabel">
     <x>157</x>
     <y>274</y>
    </hint>
   </hints>
  </connection>
  <connection>
   <sender>buttonBox</sender>
   <signal>rejected()</signal>
   <receiver>MyPositionDialog</receiver>
   <slot>reject()</slot>
   <hints>
    <hint type="sourcelabel">
     <x>316</x>
     <y>260</y>
    </hint>
    <hint type="destinationlabel">
     <x>286</x>
     <y>274</y>
    </hint>
   </hints>
  </connection>
 </connections>
</ui>
